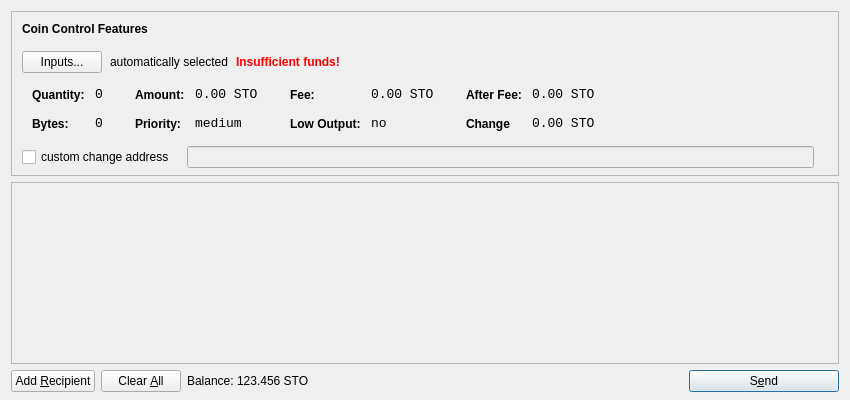
<?xml version="1.0" encoding="UTF-8"?>
<ui version="4.0">
 <class>SendCoinsDialog</class>
 <widget class="QDialog" name="SendCoinsDialog">
  <property name="geometry">
   <rect>
    <x>0</x>
    <y>0</y>
    <width>850</width>
    <height>400</height>
   </rect>
  </property>
  <property name="windowTitle">
   <string>Send Coins</string>
  </property>
  <layout class="QVBoxLayout" name="verticalLayout" stretch="0,1,0">
   <property name="bottomMargin">
    <number>8</number>
   </property>
   <item>
    <widget class="QFrame" name="frameCoinControl">
     <property name="sizePolicy">
      <sizepolicy hsizetype="Expanding" vsizetype="Expanding">
       <horstretch>0</horstretch>
       <verstretch>0</verstretch>
      </sizepolicy>
     </property>
     <property name="maximumSize">
      <size>
       <width>16777215</width>
       <height>16777215</height>
      </size>
     </property>
     <property name="frameShape">
      <enum>QFrame::StyledPanel</enum>
     </property>
     <property name="frameShadow">
      <enum>QFrame::Sunken</enum>
     </property>
     <layout class="QVBoxLayout" name="verticalLayoutCoinControl2">
      <property name="spacing">
       <number>6</number>
      </property>
      <property name="leftMargin">
       <number>0</number>
      </property>
      <property name="topMargin">
       <number>0</number>
      </property>
      <property name="rightMargin">
       <number>0</number>
      </property>
      <property name="bottomMargin">
       <number>6</number>
      </property>
      <item>
       <layout class="QVBoxLayout" name="verticalLayoutCoinControl" stretch="0,0,0,0,1">
        <property name="spacing">
         <number>0</number>
        </property>
        <property name="leftMargin">
         <number>10</number>
        </property>
        <property name="topMargin">
         <number>10</number>
        </property>
        <item>
         <layout class="QHBoxLayout" name="horizontalLayoutCoinControl1">
          <property name="bottomMargin">
           <number>15</number>
          </property>
          <item>
           <widget class="QLabel" name="labelCoinControlFeatures">
            <property name="sizePolicy">
             <sizepolicy hsizetype="Preferred" vsizetype="Maximum">
              <horstretch>0</horstretch>
              <verstretch>0</verstretch>
             </sizepolicy>
            </property>
            <property name="font">
             <font>
              <weight>75</weight>
              <bold>true</bold>
             </font>
            </property>
            <property name="styleSheet">
             <string notr="true">font-weight:bold;</string>
            </property>
            <property name="text">
             <string>Coin Control Features</string>
            </property>
           </widget>
          </item>
         </layout>
        </item>
        <item>
         <layout class="QHBoxLayout" name="horizontalLayoutCoinControl2" stretch="0,0,0,0">
          <property name="spacing">
           <number>8</number>
          </property>
          <property name="bottomMargin">
           <number>10</number>
          </property>
          <item>
           <widget class="QPushButton" name="pushButtonCoinControl">
            <property name="styleSheet">
             <string notr="true"/>
            </property>
            <property name="text">
             <string>Inputs...</string>
            </property>
           </widget>
          </item>
          <item>
           <widget class="QLabel" name="labelCoinControlAutomaticallySelected">
            <property name="text">
             <string>automatically selected</string>
            </property>
            <property name="margin">
             <number>5</number>
            </property>
           </widget>
          </item>
          <item>
           <widget class="QLabel" name="labelCoinControlInsuffFunds">
            <property name="font">
             <font>
              <weight>75</weight>
              <bold>true</bold>
             </font>
            </property>
            <property name="styleSheet">
             <string notr="true">color:red;font-weight:bold;</string>
            </property>
            <property name="text">
             <string>Insufficient funds!</string>
            </property>
            <property name="margin">
             <number>5</number>
            </property>
           </widget>
          </item>
          <item>
           <spacer name="horizontalSpacerCoinControl">
            <property name="orientation">
             <enum>Qt::Horizontal</enum>
            </property>
            <property name="sizeHint" stdset="0">
             <size>
              <width>40</width>
              <height>1</height>
             </size>
            </property>
           </spacer>
          </item>
         </layout>
        </item>
        <item>
         <widget class="QWidget" name="widgetCoinControl" native="true">
          <property name="sizePolicy">
           <sizepolicy hsizetype="Preferred" vsizetype="Preferred">
            <horstretch>0</horstretch>
            <verstretch>0</verstretch>
           </sizepolicy>
          </property>
          <property name="minimumSize">
           <size>
            <width>0</width>
            <height>0</height>
           </size>
          </property>
          <property name="styleSheet">
           <string notr="true"/>
          </property>
          <layout class="QHBoxLayout" name="horizontalLayoutCoinControl5">
           <property name="margin">
            <number>0</number>
           </property>
           <item>
            <layout class="QHBoxLayout" name="horizontalLayoutCoinControl3" stretch="0,0,0,1">
             <property name="spacing">
              <number>20</number>
             </property>
             <property name="topMargin">
              <number>0</number>
             </property>
             <property name="bottomMargin">
              <number>10</number>
             </property>
             <item>
              <layout class="QFormLayout" name="formLayoutCoinControl1">
               <property name="horizontalSpacing">
                <number>10</number>
               </property>
               <property name="verticalSpacing">
                <number>14</number>
               </property>
               <property name="leftMargin">
                <number>10</number>
               </property>
               <property name="topMargin">
                <number>4</number>
               </property>
               <property name="rightMargin">
                <number>6</number>
               </property>
               <item row="0" column="0">
                <widget class="QLabel" name="labelCoinControlQuantityText">
                 <property name="styleSheet">
                  <string notr="true">font-weight:bold;</string>
                 </property>
                 <property name="text">
                  <string>Quantity:</string>
                 </property>
                 <property name="margin">
                  <number>0</number>
                 </property>
                </widget>
               </item>
               <item row="0" column="1">
                <widget class="QLabel" name="labelCoinControlQuantity">
                 <property name="font">
                  <font>
                   <family>Monospace</family>
                   <pointsize>10</pointsize>
                  </font>
                 </property>
                 <property name="cursor">
                  <cursorShape>IBeamCursor</cursorShape>
                 </property>
                 <property name="contextMenuPolicy">
                  <enum>Qt::ActionsContextMenu</enum>
                 </property>
                 <property name="text">
                  <string>0</string>
                 </property>
                 <property name="margin">
                  <number>0</number>
                 </property>
                 <property name="textInteractionFlags">
                  <set>Qt::LinksAccessibleByMouse|Qt::TextSelectableByKeyboard|Qt::TextSelectableByMouse</set>
                 </property>
                </widget>
               </item>
               <item row="1" column="0">
                <widget class="QLabel" name="labelCoinControlBytesText">
                 <property name="styleSheet">
                  <string notr="true">font-weight:bold;</string>
                 </property>
                 <property name="text">
                  <string>Bytes:</string>
                 </property>
                </widget>
               </item>
               <item row="1" column="1">
                <widget class="QLabel" name="labelCoinControlBytes">
                 <property name="font">
                  <font>
                   <family>Monospace</family>
                   <pointsize>10</pointsize>
                  </font>
                 </property>
                 <property name="cursor">
                  <cursorShape>IBeamCursor</cursorShape>
                 </property>
                 <property name="contextMenuPolicy">
                  <enum>Qt::ActionsContextMenu</enum>
                 </property>
                 <property name="text">
                  <string>0</string>
                 </property>
                 <property name="textInteractionFlags">
                  <set>Qt::LinksAccessibleByMouse|Qt::TextSelectableByKeyboard|Qt::TextSelectableByMouse</set>
                 </property>
                </widget>
               </item>
              </layout>
             </item>
             <item>
              <layout class="QFormLayout" name="formLayoutCoinControl2">
               <property name="horizontalSpacing">
                <number>10</number>
               </property>
               <property name="verticalSpacing">
                <number>14</number>
               </property>
               <property name="leftMargin">
                <number>6</number>
               </property>
               <property name="topMargin">
                <number>4</number>
               </property>
               <property name="rightMargin">
                <number>6</number>
               </property>
               <item row="0" column="0">
                <widget class="QLabel" name="labelCoinControlAmountText">
                 <property name="styleSheet">
                  <string notr="true">font-weight:bold;</string>
                 </property>
                 <property name="text">
                  <string>Amount:</string>
                 </property>
                 <property name="margin">
                  <number>0</number>
                 </property>
                </widget>
               </item>
               <item row="0" column="1">
                <widget class="QLabel" name="labelCoinControlAmount">
                 <property name="font">
                  <font>
                   <family>Monospace</family>
                   <pointsize>10</pointsize>
                  </font>
                 </property>
                 <property name="cursor">
                  <cursorShape>IBeamCursor</cursorShape>
                 </property>
                 <property name="contextMenuPolicy">
                  <enum>Qt::ActionsContextMenu</enum>
                 </property>
                 <property name="text">
                  <string>0.00 STO</string>
                 </property>
                 <property name="textInteractionFlags">
                  <set>Qt::LinksAccessibleByMouse|Qt::TextSelectableByKeyboard|Qt::TextSelectableByMouse</set>
                 </property>
                </widget>
               </item>
               <item row="1" column="0">
                <widget class="QLabel" name="labelCoinControlPriorityText">
                 <property name="styleSheet">
                  <string notr="true">font-weight:bold;</string>
                 </property>
                 <property name="text">
                  <string>Priority:</string>
                 </property>
                </widget>
               </item>
               <item row="1" column="1">
                <widget class="QLabel" name="labelCoinControlPriority">
                 <property name="font">
                  <font>
                   <family>Monospace</family>
                   <pointsize>10</pointsize>
                  </font>
                 </property>
                 <property name="cursor">
                  <cursorShape>IBeamCursor</cursorShape>
                 </property>
                 <property name="contextMenuPolicy">
                  <enum>Qt::ActionsContextMenu</enum>
                 </property>
                 <property name="text">
                  <string>medium</string>
                 </property>
                 <property name="textInteractionFlags">
                  <set>Qt::LinksAccessibleByMouse|Qt::TextSelectableByKeyboard|Qt::TextSelectableByMouse</set>
                 </property>
                </widget>
               </item>
              </layout>
             </item>
             <item>
              <layout class="QFormLayout" name="formLayoutCoinControl3">
               <property name="horizontalSpacing">
                <number>10</number>
               </property>
               <property name="verticalSpacing">
                <number>14</number>
               </property>
               <property name="leftMargin">
                <number>6</number>
               </property>
               <property name="topMargin">
                <number>4</number>
               </property>
               <property name="rightMargin">
                <number>6</number>
               </property>
               <item row="0" column="0">
                <widget class="QLabel" name="labelCoinControlFeeText">
                 <property name="styleSheet">
                  <string notr="true">font-weight:bold;</string>
                 </property>
                 <property name="text">
                  <string>Fee:</string>
                 </property>
                 <property name="margin">
                  <number>0</number>
                 </property>
                </widget>
               </item>
               <item row="0" column="1">
                <widget class="QLabel" name="labelCoinControlFee">
                 <property name="font">
                  <font>
                   <family>Monospace</family>
                   <pointsize>10</pointsize>
                  </font>
                 </property>
                 <property name="cursor">
                  <cursorShape>IBeamCursor</cursorShape>
                 </property>
                 <property name="contextMenuPolicy">
                  <enum>Qt::ActionsContextMenu</enum>
                 </property>
                 <property name="text">
                  <string>0.00 STO</string>
                 </property>
                 <property name="textInteractionFlags">
                  <set>Qt::LinksAccessibleByMouse|Qt::TextSelectableByKeyboard|Qt::TextSelectableByMouse</set>
                 </property>
                </widget>
               </item>
               <item row="1" column="0">
                <widget class="QLabel" name="labelCoinControlLowOutputText">
                 <property name="styleSheet">
                  <string notr="true">font-weight:bold;</string>
                 </property>
                 <property name="text">
                  <string>Low Output:</string>
                 </property>
                </widget>
               </item>
               <item row="1" column="1">
                <widget class="QLabel" name="labelCoinControlLowOutput">
                 <property name="font">
                  <font>
                   <family>Monospace</family>
                   <pointsize>10</pointsize>
                  </font>
                 </property>
                 <property name="cursor">
                  <cursorShape>IBeamCursor</cursorShape>
                 </property>
                 <property name="contextMenuPolicy">
                  <enum>Qt::ActionsContextMenu</enum>
                 </property>
                 <property name="text">
                  <string>no</string>
                 </property>
                 <property name="textInteractionFlags">
                  <set>Qt::LinksAccessibleByMouse|Qt::TextSelectableByKeyboard|Qt::TextSelectableByMouse</set>
                 </property>
                </widget>
               </item>
              </layout>
             </item>
             <item>
              <layout class="QFormLayout" name="formLayoutCoinControl4">
               <property name="horizontalSpacing">
                <number>10</number>
               </property>
               <property name="verticalSpacing">
                <number>14</number>
               </property>
               <property name="leftMargin">
                <number>6</number>
               </property>
               <property name="topMargin">
                <number>4</number>
               </property>
               <property name="rightMargin">
                <number>6</number>
               </property>
               <item row="0" column="0">
                <widget class="QLabel" name="labelCoinControlAfterFeeText">
                 <property name="styleSheet">
                  <string notr="true">font-weight:bold;</string>
                 </property>
                 <property name="text">
                  <string>After Fee:</string>
                 </property>
                 <property name="margin">
                  <number>0</number>
                 </property>
                </widget>
               </item>
               <item row="0" column="1">
                <widget class="QLabel" name="labelCoinControlAfterFee">
                 <property name="font">
                  <font>
                   <family>Monospace</family>
                   <pointsize>10</pointsize>
                  </font>
                 </property>
                 <property name="cursor">
                  <cursorShape>IBeamCursor</cursorShape>
                 </property>
                 <property name="contextMenuPolicy">
                  <enum>Qt::ActionsContextMenu</enum>
                 </property>
                 <property name="text">
                  <string>0.00 STO</string>
                 </property>
                 <property name="textInteractionFlags">
                  <set>Qt::LinksAccessibleByMouse|Qt::TextSelectableByKeyboard|Qt::TextSelectableByMouse</set>
                 </property>
                </widget>
               </item>
               <item row="1" column="0">
                <widget class="QLabel" name="labelCoinControlChangeText">
                 <property name="styleSheet">
                  <string notr="true">font-weight:bold;</string>
                 </property>
                 <property name="text">
                  <string>Change</string>
                 </property>
                </widget>
               </item>
               <item row="1" column="1">
                <widget class="QLabel" name="labelCoinControlChange">
                 <property name="font">
                  <font>
                   <family>Monospace</family>
                   <pointsize>10</pointsize>
                  </font>
                 </property>
                 <property name="cursor">
                  <cursorShape>IBeamCursor</cursorShape>
                 </property>
                 <property name="contextMenuPolicy">
                  <enum>Qt::ActionsContextMenu</enum>
                 </property>
                 <property name="text">
                  <string>0.00 STO</string>
                 </property>
                 <property name="textInteractionFlags">
                  <set>Qt::LinksAccessibleByMouse|Qt::TextSelectableByKeyboard|Qt::TextSelectableByMouse</set>
                 </property>
                </widget>
               </item>
              </layout>
             </item>
            </layout>
           </item>
          </layout>
         </widget>
        </item>
        <item>
         <layout class="QHBoxLayout" name="horizontalLayoutCoinControl4" stretch="0,0,0">
          <property name="spacing">
           <number>12</number>
          </property>
          <property name="sizeConstraint">
           <enum>QLayout::SetDefaultConstraint</enum>
          </property>
          <property name="topMargin">
           <number>5</number>
          </property>
          <property name="rightMargin">
           <number>5</number>
          </property>
          <item>
           <widget class="QCheckBox" name="checkBoxCoinControlChange">
            <property name="text">
             <string>custom change address</string>
            </property>
           </widget>
          </item>
          <item>
           <widget class="QLineEdit" name="lineEditCoinControlChange">
            <property name="enabled">
             <bool>false</bool>
            </property>
            <property name="sizePolicy">
             <sizepolicy hsizetype="Expanding" vsizetype="Fixed">
              <horstretch>0</horstretch>
              <verstretch>0</verstretch>
             </sizepolicy>
            </property>
           </widget>
          </item>
          <item>
           <widget class="QLabel" name="labelCoinControlChangeLabel">
            <property name="sizePolicy">
             <sizepolicy hsizetype="Preferred" vsizetype="Expanding">
              <horstretch>0</horstretch>
              <verstretch>0</verstretch>
             </sizepolicy>
            </property>
            <property name="minimumSize">
             <size>
              <width>0</width>
              <height>0</height>
             </size>
            </property>
            <property name="text">
             <string/>
            </property>
            <property name="margin">
             <number>3</number>
            </property>
           </widget>
          </item>
         </layout>
        </item>
        <item>
         <spacer name="verticalSpacerCoinControl">
          <property name="orientation">
           <enum>Qt::Vertical</enum>
          </property>
          <property name="sizeHint" stdset="0">
           <size>
            <width>800</width>
            <height>1</height>
           </size>
          </property>
         </spacer>
        </item>
       </layout>
      </item>
     </layout>
    </widget>
   </item>
   <item>
    <widget class="QScrollArea" name="scrollArea">
     <property name="widgetResizable">
      <bool>true</bool>
     </property>
     <widget class="QWidget" name="scrollAreaWidgetContents">
      <property name="geometry">
       <rect>
        <x>0</x>
        <y>0</y>
        <width>830</width>
        <height>172</height>
       </rect>
      </property>
      <layout class="QVBoxLayout" name="verticalLayout_2">
       <property name="margin">
        <number>0</number>
       </property>
       <item>
        <layout class="QVBoxLayout" name="entries">
         <property name="spacing">
          <number>6</number>
         </property>
        </layout>
       </item>
       <item>
        <spacer name="verticalSpacer">
         <property name="orientation">
          <enum>Qt::Vertical</enum>
         </property>
         <property name="sizeHint" stdset="0">
          <size>
           <width>20</width>
           <height>40</height>
          </size>
         </property>
        </spacer>
       </item>
      </layout>
     </widget>
    </widget>
   </item>
   <item>
    <layout class="QHBoxLayout" name="horizontalLayout">
     <item>
      <widget class="QPushButton" name="addButton">
       <property name="toolTip">
        <string>Send to multiple recipients at once</string>
       </property>
       <property name="text">
        <string>Add &amp;Recipient</string>
       </property>
       <property name="icon">
        <iconset resource="../bitcoin.qrc">
         <normaloff>:/icons/add</normaloff>:/icons/add</iconset>
       </property>
       <property name="autoDefault">
        <bool>false</bool>
       </property>
      </widget>
     </item>
     <item>
      <widget class="QPushButton" name="clearButton">
       <property name="sizePolicy">
        <sizepolicy hsizetype="Minimum" vsizetype="Fixed">
         <horstretch>0</horstretch>
         <verstretch>0</verstretch>
        </sizepolicy>
       </property>
       <property name="toolTip">
        <string>Remove all transaction fields</string>
       </property>
       <property name="text">
        <string>Clear &amp;All</string>
       </property>
       <property name="icon">
        <iconset resource="../bitcoin.qrc">
         <normaloff>:/icons/remove</normaloff>:/icons/remove</iconset>
       </property>
       <property name="autoRepeatDelay">
        <number>300</number>
       </property>
       <property name="autoDefault">
        <bool>false</bool>
       </property>
      </widget>
     </item>
     <item>
      <layout class="QHBoxLayout" name="horizontalLayout_2">
       <property name="spacing">
        <number>3</number>
       </property>
       <item>
        <widget class="QLabel" name="label">
         <property name="sizePolicy">
          <sizepolicy hsizetype="Preferred" vsizetype="Fixed">
           <horstretch>0</horstretch>
           <verstretch>0</verstretch>
          </sizepolicy>
         </property>
         <property name="text">
          <string>Balance:</string>
         </property>
        </widget>
       </item>
       <item>
        <widget class="QLabel" name="labelBalance">
         <property name="sizePolicy">
          <sizepolicy hsizetype="Preferred" vsizetype="Fixed">
           <horstretch>0</horstretch>
           <verstretch>0</verstretch>
          </sizepolicy>
         </property>
         <property name="cursor">
          <cursorShape>IBeamCursor</cursorShape>
         </property>
         <property name="text">
          <string>123.456 STO</string>
         </property>
         <property name="textInteractionFlags">
          <set>Qt::LinksAccessibleByMouse|Qt::TextSelectableByKeyboard|Qt::TextSelectableByMouse</set>
         </property>
        </widget>
       </item>
      </layout>
     </item>
     <item>
      <spacer name="horizontalSpacer">
       <property name="orientation">
        <enum>Qt::Horizontal</enum>
       </property>
       <property name="sizeHint" stdset="0">
        <size>
         <width>40</width>
         <height>20</height>
        </size>
       </property>
      </spacer>
     </item>
     <item>
      <widget class="QPushButton" name="sendButton">
       <property name="minimumSize">
        <size>
         <width>150</width>
         <height>0</height>
        </size>
       </property>
       <property name="toolTip">
        <string>Confirm the send action</string>
       </property>
       <property name="text">
        <string>S&amp;end</string>
       </property>
       <property name="icon">
        <iconset resource="../bitcoin.qrc">
         <normaloff>:/icons/send</normaloff>:/icons/send</iconset>
       </property>
       <property name="default">
        <bool>true</bool>
       </property>
      </widget>
     </item>
    </layout>
   </item>
  </layout>
 </widget>
 <resources>
  <include location="../bitcoin.qrc"/>
 </resources>
 <connections/>
</ui>
